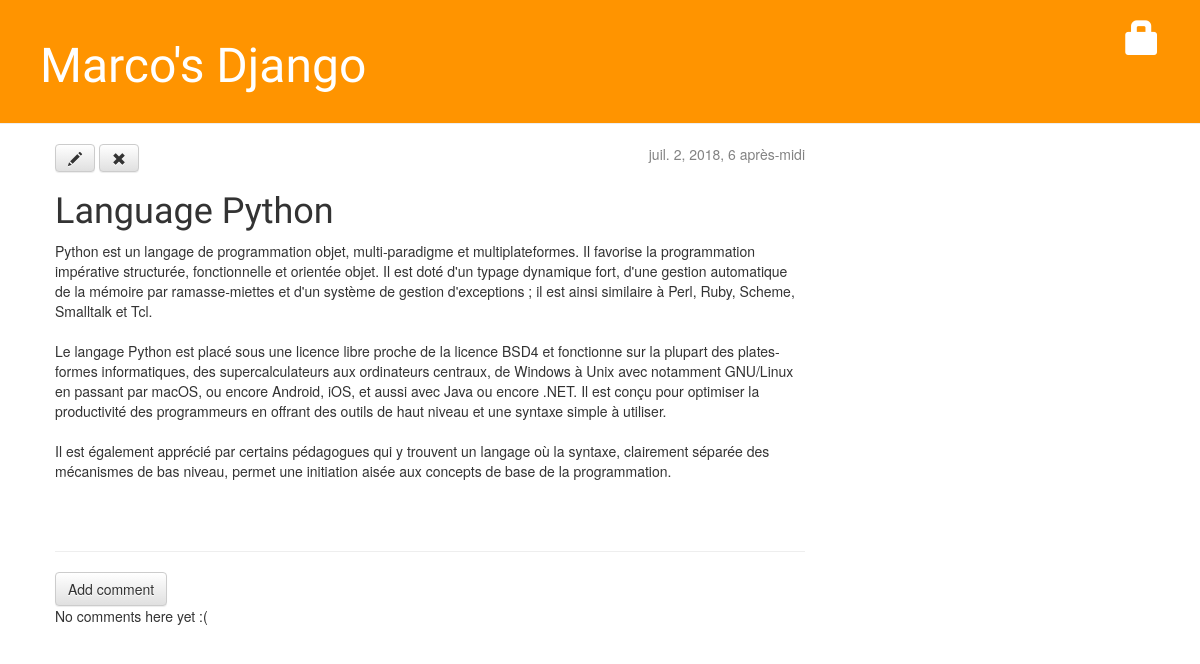
Before: /post/2/ with the older database file.
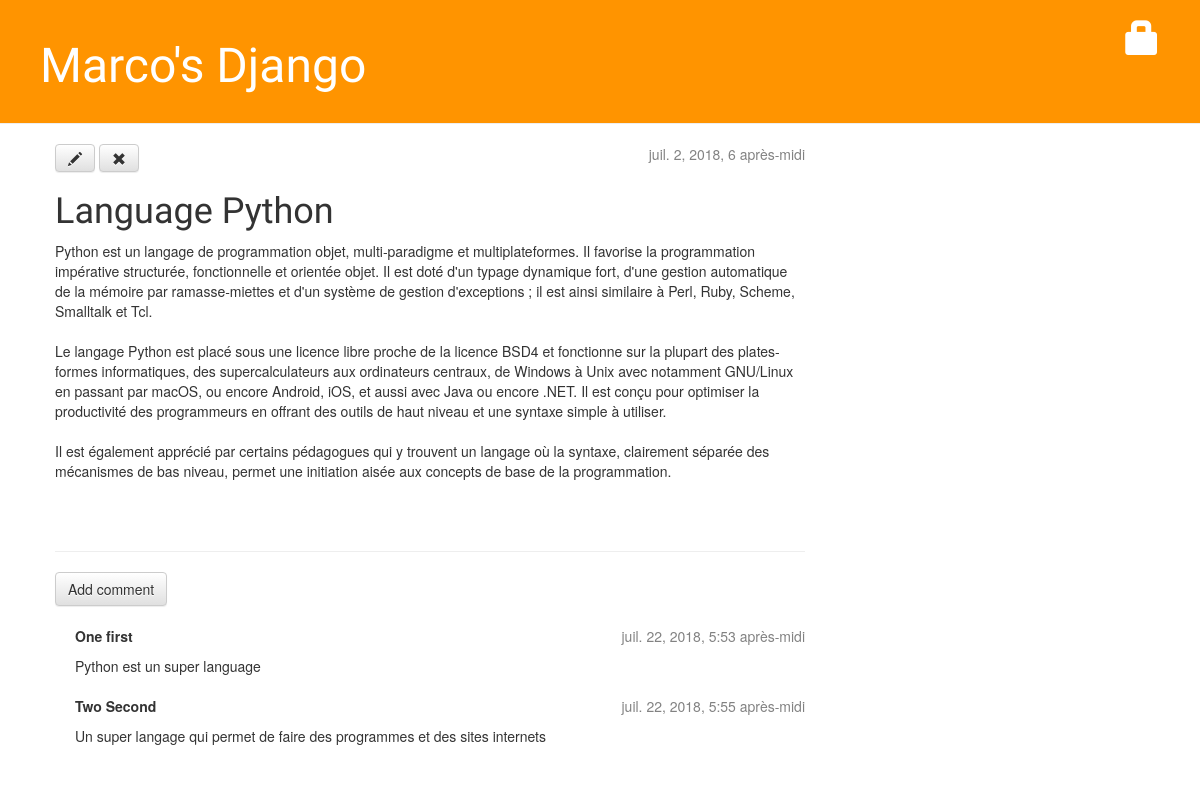
After: the same page with the newer database file.
### blog/models.py (models this page shows, shortened)
class Post(models.Model):
    author = models.ForeignKey('auth.User', on_delete=models.CASCADE)
    title = models.CharField(max_length=200)
    text = models.TextField()
    created_date = models.DateTimeField(default=timezone.now)
    published_date = models.DateTimeField(blank=True, null=True)

class Comment(models.Model):
    post = models.ForeignKey('blog.Post', on_delete=models.CASCADE, related_name='comments')
    author = models.CharField(max_length=200)
    text = models.TextField()
    created_date = models.DateTimeField(default=timezone.now)
    approved_comment = models.BooleanField(default=False)

### blog/views.py (the view)
# urls.py: url(r'^post/(?P<pk>[0-9]+)/$', views.post_detail, name = 'post_detail'),
def post_detail(request, pk):
    post = get_object_or_404(Post, pk = pk)
    return render(request, 'blog/post_detail.html', {'post': post})

### blog/templates/blog/post_detail.html (shortened to what this page needs)
{% extends 'blog/base.html' %}
{% block content %}
    <div class="post">
        {% if post.published_date %}
            <div class="date">{{ post.published_date}}</div>
        {% else %}
                <a class="btn btn-default" href="{% url 'post_publish' pk=post.pk %}">Publish</a>
        {% endif %}
        <a class="btn btn-default" href="{% url 'post_edit' pk=post.pk %}"><span class="glyphicon glyphicon-pencil"></span></a>
        <a class="btn btn-default" href="{% url 'post_remove' pk=post.pk %}"><span class="glyphicon glyphicon-remove"></span></a>
        <h1>{{ post.title }}</h1>
        <p>{{ post.text | linebreaksbr }}</p>
    </div>
    <hr>
    <a class="btn btn-default" href="{% url 'add_comment_to_post' pk=post.pk %}">Add comment</a>
    {% for comment in post.comments.all %}
        {% if user.is_authenticated or comment.approved_comment %}
            <div class="comment">
                <div class="date">
                    {{ comment.created_date }}
                </div>
                <strong>{{ comment.author }}</strong>
                <p>{{ comment.text|linebreaks }}</p>
            </div>
        {% endif %}
    {% empty %}
        <p>No comments here yet :(</p>
    {% endfor %}
{% endblock %}

### blog/templates/blog/base.html (shortened to what this page needs)
{% load staticfiles %}
<html>
    <head>
        <link rel="stylesheet" href="//maxcdn.bootstrapcdn.com/bootstrap/3.2.0/css/bootstrap.min.css">
        <link rel="stylesheet" href="//maxcdn.bootstrapcdn.com/bootstrap/3.2.0/css/bootstrap-theme.min.css">
        <link rel="stylesheet" href="{% static 'css/blog.css' %}">
    </head>
    <body>
        <div class="page-header">
                {% if user.is_authenticated %}
                    <a href="{% url 'post_new' %}" class="top-menu"><span class="glyphicon glyphicon-plus"></span></a>
                    <a href="{% url 'post_draft_list' %}" class="top-menu"><span class="glyphicon glyphicon-edit"></span></a>
                    <p class="top-menu">Hello {{ user.username }} <small>(<a href="{% url 'logout'  %}">Log out</a>)</small></p>
                {% else %}
                    <a href="{% url 'login' %}" class="top-menu"><span class="glyphicon glyphicon-lock"></span></a>
                {% endif %}
            <h1><a href="/">Marco's Django</a></h1>
        </div>
        <div class="content container">
            <div class="row">
                <div class="col-md-8">
                    {% block content %}
                    {% endblock %}
                </div>
            </div>
        </div>
    </body>
</html>

### blog/static/css/blog.css (style rules this page uses)
.page-header { background-color: #ff9400; margin-top: 0; padding: 20px 20px 20px 40px; }
.page-header h1, .page-header h1 a, .page-header h1 a:visited, .page-header h1 a:active { color: #ffffff; font-size: 36pt; text-decoration: none; }
.content { margin-left: 40px; }
h1, h2, h3, h4 { font-family: 'Lobster', cursive; }
.date { float: right; color: #828282; }
.top-menu, .top-menu:hover, .top-menu:visited { color: #ffffff; float: right; font-size: 26pt; margin-right: 20px; }
.post { margin-bottom: 70px; }
.comment { margin: 20px 0px 20px 20px; }

Changed rows visible on the page:
added Comment: created_date "juil. 22, 2018, 5:53 après-midi", author "One first", text "Python est un super language"
added Comment: created_date "juil. 22, 2018, 5:55 après-midi", author "Two Second", text "Un super langage qui permet de faire des programmes et des sites internets"
Other visible differences:
text no longer shown: "No comments here yet :("
